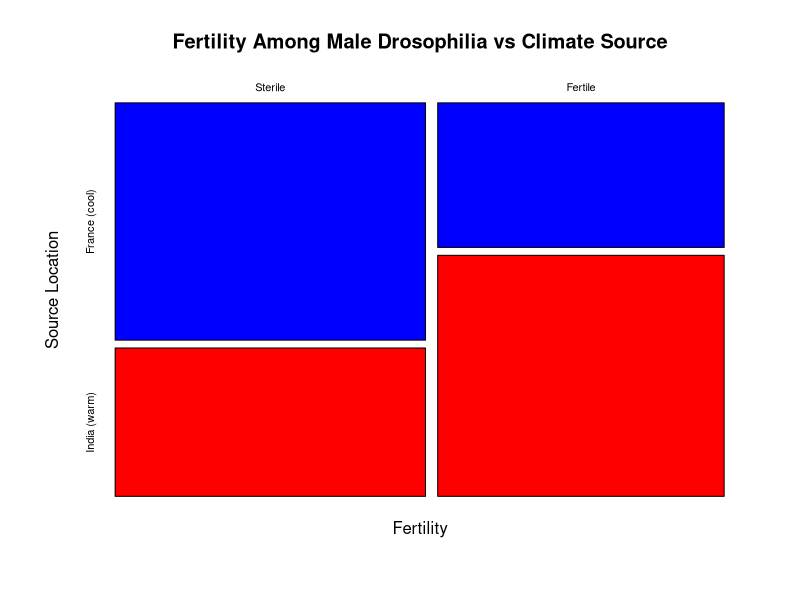

This chart was generated by the following R code:
#Kendyl Barron
#Biostats F15
#Assignment 5
#Chapter9Question24

#part b. create matrix for table of data.
DataMatrix<-matrix(c(32,20,18,30),ncol=2, byrow=T)
DataMatrix

#label columns of matrix.
colnames(DataMatrix)<- c("France (cool)", "India (warm)")
rownames(DataMatrix)<- c("Sterile", "Fertile")
DataMatrix

#plot data into mosaic, add color, title, axis labels.
mosaicplot(DataMatrix, col=c("blue", "red"), 
           main = c("Fertility Among Male Drosophilia vs Climate Source"),
           ylab= c("Source Location"),
           xlab= c("Fertility"))

#conduct appropriate hypothesis test. h0=categories are independent
test_results<-chisq.test(DataMatrix)
test_results

#calculate expected values
E <- test_results$expected
E
#calculated observed values
O <- test_results$observed
O

#calculate the test statistic comparing observed to expected frequencies
(O - E)^2/E
sum((O - E)^2/E)
#test statistic will be compared to critical value for df=1 at alpha=0.05
#if test statistic is larger h0 will be rejected.
